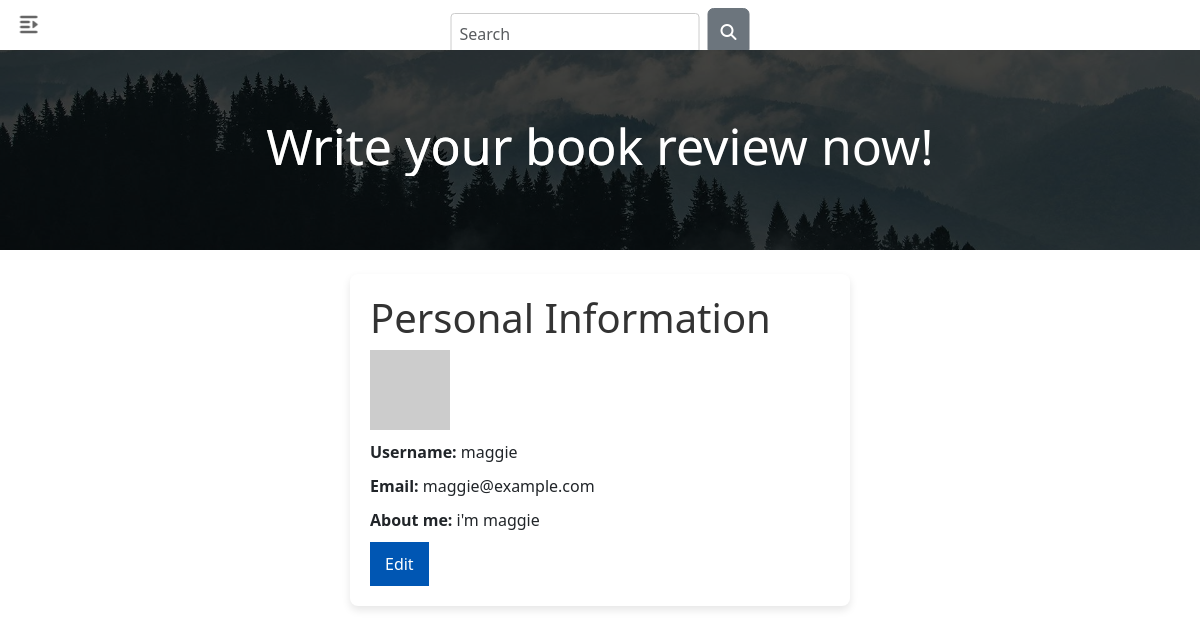
The page /edit_profile (signed in) on the database its author committed.
### app/models.py (models this page shows, shortened)
class User(UserMixin, db.Model):
    id: so.Mapped[int] = so.mapped_column(primary_key=True)
    username: so.Mapped[str] = so.mapped_column(sa.String(64), index=True,
                                                unique=True)
    email: so.Mapped[str] = so.mapped_column(sa.String(120), index=True,
                                             unique=True)
    password_hash: so.Mapped[Optional[str]] = so.mapped_column(sa.String(256))
    posts: so.WriteOnlyMapped['Post'] = so.relationship(
        back_populates='author')
    about_me: so.Mapped[Optional[str]] = so.mapped_column(sa.String(140))
    last_seen: so.Mapped[Optional[datetime]] = so.mapped_column(
        default=lambda: datetime.now(timezone.utc))
    following: so.WriteOnlyMapped['User'] = so.relationship(
        secondary=followers, primaryjoin=(followers.c.follower_id == id),
        secondaryjoin=(followers.c.followed_id == id),
        back_populates='followers')
    followers: so.WriteOnlyMapped['User'] = so.relationship(
        secondary=followers, primaryjoin=(followers.c.followed_id == id),
        secondaryjoin=(followers.c.follower_id == id),
        back_populates='following')
    def avatar(self, size):
        digest = md5(self.email.lower().encode('utf-8')).hexdigest()
        return f'https://www.gravatar.com/avatar/{digest}?d=identicon&s={size}'

### app/routes.py (the view)
@app.route('/edit_profile', methods=['GET', 'POST'])
@login_required
def edit_profile():
    form = EditProfileForm()
    if form.validate_on_submit():
        current_user.username = form.username.data
        current_user.about_me = form.about_me.data
        current_user.email = form.email.data
        db.session.commit()
        flash('Your changes have been saved.')
        return redirect(url_for('edit_profile'))
    elif request.method == 'GET':
        form.username.data = current_user.username
        form.about_me.data = current_user.about_me
        form.email.data = current_user.email
    return render_template('edit_profile.html', title='Edit Profile', user=current_user, email=current_user.email,form=form)

### app/forms.py
class EditProfileForm(FlaskForm):
    username = StringField('Username', validators=[DataRequired()])
    about_me = TextAreaField('About me', validators=[Length(min=0, max=140)])
    email = StringField('Email', validators=[DataRequired(), Email()])
    submit = SubmitField('Submit')

### app/models.py (called while the page is built)
@login.user_loader
def load_user(id):
    return db.session.get(User, int(id))

### app/routes.py (called while the page is built)
@app.before_request
def before_request():
    if current_user.is_authenticated:
        current_user.last_seen = datetime.now()
        db.session.commit()

### app/templates/edit_profile.html (shortened to what this page needs)
{% extends "base.html" %}
{% block styles %}
<link rel="stylesheet" href="{{ url_for('static', filename='edit_profile.css') }}">{% endblock %}
{% block content %}
    <div class="profile-container">
      <h1>Personal Information</h1>
      <div class="info-view">
        <img src="{{ user.avatar(128) }}">
        <p><strong>Username: </strong><span id="username">{{ user.username }}</span></p>
        <p>
          <strong>Email: </strong><span id="email">{{ user.email }}</span>
        </p>
        <p><strong>About me: </strong><span id="bio">{{ user.about_me }}</span></p>
        <button id="editBtn">Edit</button>
      </div>
    </div>
{% endblock %}

### app/static/edit_profile.css (style rules this page uses)
body { font-family: Arial, sans-serif; background-color: #f4f4f4; }
.profile-container { background: white; padding: 20px; border-radius: 8px; box-shadow: 0 4px 8px rgba(0, 0, 0, 0.1); max-width: 500px; margin: 20px auto; }
.profile-container h1 { color: #333; }
.info-view p, form label { margin: 10px 0; }
button { margin-top: 10px; padding: 10px 15px; background-color: #0056b3; color: white; border: none; border-radius: 5px; cursor: pointer; }

### app/static/base.css (style rules this page uses)
* { padding: 0; margin: 0; box-sizing: border-box; }
body { min-height: 100vh; background-color: #f2f2f2; }

### rows shown on the page
User: username "maggie", email "maggie@example.com", about_me "i'm maggie"
